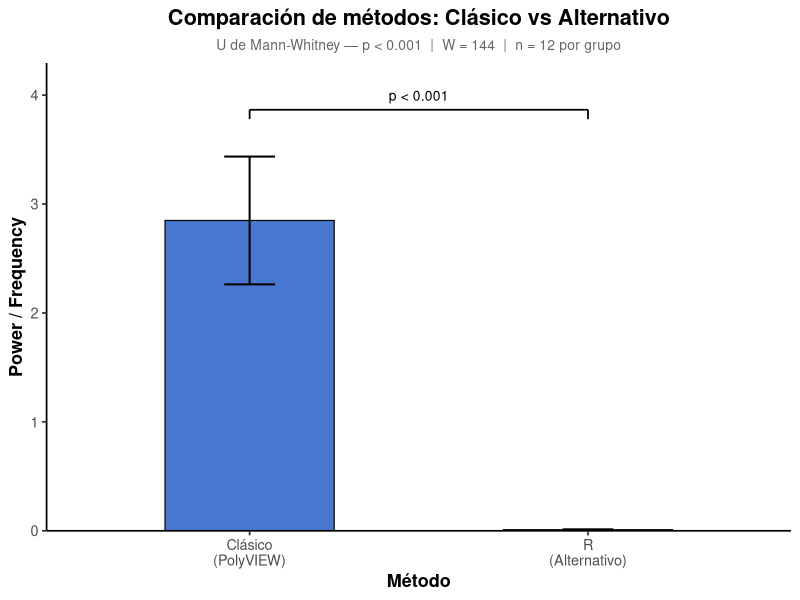
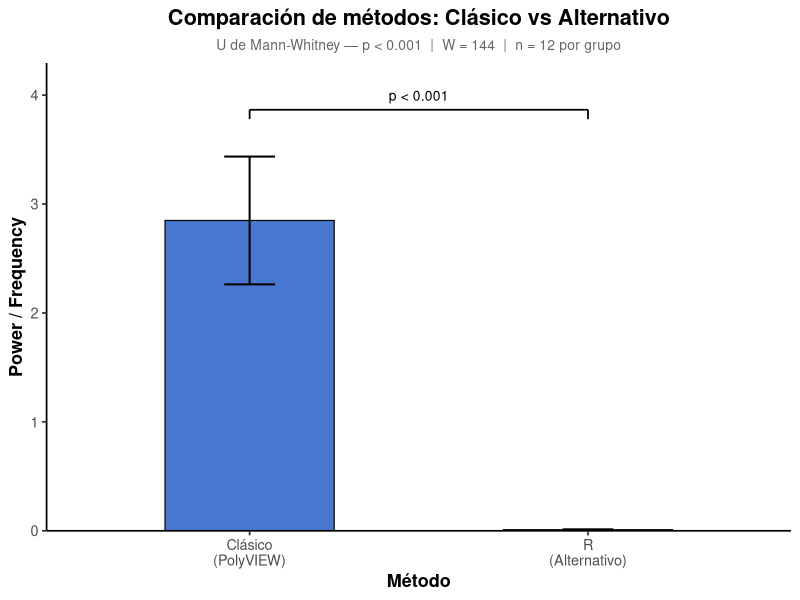

These figures' R source, in order:
library(ggplot2)

# Datos
datos_correlacion <- data.frame(
  Especimen = rep(c("H_551", "H_563", "H_564", "H_573"), times = 3),
  Region = c(rep("Distal", 4), rep("Medial", 4), rep("Proximal", 4)),
  Clasico = c(
    1.0850, 6.0351, 3.2103, 1.7653,
    1.5934, 5.9724, 0.8079, 1.4089,
    1.6815, 5.8265, 3.5614, 1.2420
  ),
  Alternativo = c(
    0.0049, 0.0269, 0.0071, 0.0057,
    0.0052, 0.0269, 0.0095, 0.0043,
    0.0040, 0.0184, 0.0088, 0.0041
  )
)

clasico_vals     <- datos_correlacion$Clasico
alternativo_vals <- datos_correlacion$Alternativo

media_clasico     <- mean(clasico_vals)
media_alternativo <- mean(alternativo_vals)

se_clasico     <- sd(clasico_vals)     / sqrt(length(clasico_vals))
se_alternativo <- sd(alternativo_vals) / sqrt(length(alternativo_vals))

# ============================================================
# U DE MANN-WHITNEY (no paramétrico, no pareado)
# ============================================================
u_test <- wilcox.test(clasico_vals, alternativo_vals,
                      paired   = FALSE,
                      exact    = FALSE,
                      correct  = TRUE)
cat("=== U de Mann-Whitney (no pareada) ===\n")
print(u_test)

# ============================================================
# DATA FRAME PARA GRAFICAR
# ============================================================
df_plot <- data.frame(
  Metodo = c("Clásico\n(PolyVIEW)", "R\n(Alternativo)"),
  Media  = c(media_clasico, media_alternativo),
  SE     = c(se_clasico,    se_alternativo)
)

df_plot$Metodo <- factor(df_plot$Metodo, levels = df_plot$Metodo)

# Etiqueta de significancia
p_val <- u_test$p.value
sig_label <- ifelse(p_val < 0.001, "p < 0.001",
                    ifelse(p_val < 0.01,  "p < 0.01",
                           ifelse(p_val < 0.05,  "p < 0.05",
                                  paste0("p = ", round(p_val, 3)))))

# ============================================================
# GRÁFICA
# ============================================================
y_max <- max(df_plot$Media + df_plot$SE) * 1.25

ggplot(df_plot, aes(x = Metodo, y = Media, fill = Metodo)) +
  geom_bar(stat = "identity", width = 0.5, color = "black", linewidth = 0.4) +
  geom_errorbar(
    aes(ymin = Media - SE, ymax = Media + SE),
    width = 0.15, linewidth = 0.7
  ) +
  # Línea de significancia entre barras
  annotate("segment",
           x = 1, xend = 2,
           y = y_max * 0.90, yend = y_max * 0.90,
           linewidth = 0.6) +
  annotate("segment", x = 1, xend = 1,
           y = y_max * 0.88, yend = y_max * 0.90, linewidth = 0.6) +
  annotate("segment", x = 2, xend = 2,
           y = y_max * 0.88, yend = y_max * 0.90, linewidth = 0.6) +
  annotate("text",
           x = 1.5, y = y_max * 0.93,
           label = sig_label, size = 3.5) +
  scale_fill_manual(values = c("Clásico\n(PolyVIEW)" = "#4878CF",
                               "R\n(Alternativo)"   = "#6ACC65")) +
  scale_y_continuous(expand = c(0, 0), limits = c(0, y_max)) +
  labs(
    x     = "Método",
    y     = "Power / Frequency",
    title = "Comparación de métodos: Clásico vs Alternativo",
    subtitle = paste0("U de Mann-Whitney — ", sig_label,
                      "  |  W = ", round(u_test$statistic, 1),
                      "  |  n = ", length(clasico_vals), " por grupo")
  ) +
  theme_classic(base_size = 13) +
  theme(
    legend.position = "none",
    plot.title    = element_text(face = "bold", hjust = 0.5),
    plot.subtitle = element_text(hjust = 0.5, size = 10, color = "gray40"),
    axis.title    = element_text(face = "bold")
  )

# ============================================================
# GUARDAR LA GRÁFICA
# ============================================================
ggsave(
  filename = "comparacion_clasico_vs_alternativo.png",
  plot     = last_plot(),
  width    = 7,
  height   = 6,
  dpi      = 300,
  units    = "in"
)

cat("Gráfica guardada en:", getwd(), "\n")
